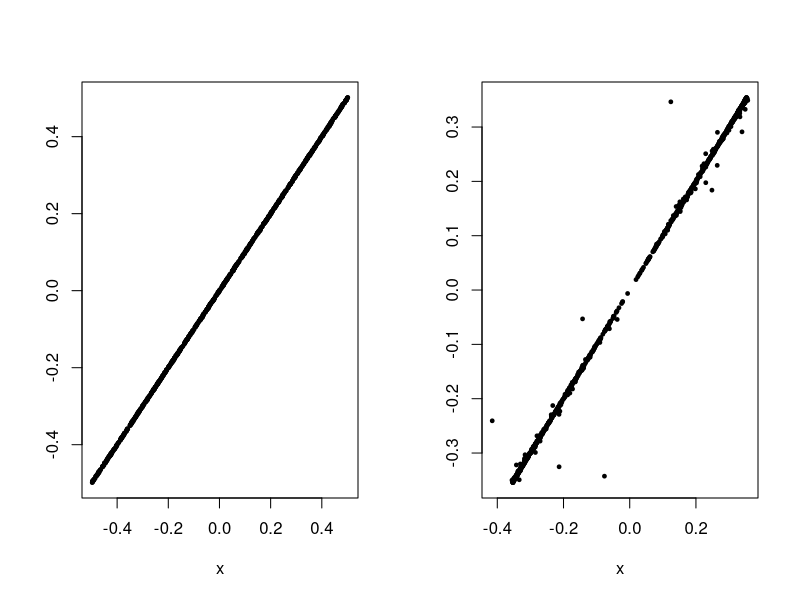

R code for this plot: (Note: this script raises an error after producing the figure.)
## PQDSim: Initial simulations of Projection quantile depth and comparisions with projection depth
## v4: Multivariate rank-based PCA simulations

## Functions
## function to generate from multivariate normal
my.mvrnorm = function(n, mu, Sigma){
  p = length(mu)
  # compute square root of covariance matrix
  eo=eigen(Sigma, symmetric=TRUE)
  sigma.sqrt=eo$vec%*%diag(eo$val^0.5)%*%t(eo$vec)
  
  # generate random normals from runif by box-muller transform
  rnorm.vec = sqrt(-2*log(runif(n*p)))*cos(2*pi*runif(n*p))
  
  # generate sample matrix
  sample.matrix = matrix(rep(mu, n), nrow=n, byrow=T) +
    matrix(rnorm.vec, nrow=n, ncol=p)%*%sigma.sqrt
  return(sample.matrix)
}

ones = function(m,n){
  matrix(1, nrow=m, ncol=n)
}

## function to calculate weighted projection quantile depth
EPQD1 = function(X, grid, nu=1e3){
  
  p = ncol(X)
  b = apply(X, 2, median)
  X0 = X - ones(nrow(X),1) %*% b
  grid0 = grid - ones(nrow(grid),1) %*% b
  
  ## get matrix of weighted PQDs for all points
  npt = dim(grid)[1]
  Fuxu.mat = matrix(0, nrow=npt, ncol=nu)
  
  # loop over nu pts on unit circle then take max
  for(iu in 1:nu){
    u = as.matrix(rnorm(p)); u = u/sqrt(sum(u^2))
    uecdf = ecdf(X0%*%u)
    Fuxu.mat[,iu] = uecdf(grid0%*%u)
  }
  EPQD.vec = 1/(1+apply(abs(Fuxu.mat-.5), 1, max))
  
  return(cbind(grid,EPQD.vec))
  
}

wEPQD1 = function(X, grid, sig, nu=1e3){
  
  p = ncol(X)
  b = apply(X, 2, median)
  X0 = X - ones(nrow(X),1) %*% b
  grid0 = grid - ones(nrow(grid),1) %*% b
  
  ## get matrix of weighted PQDs for all points
  npt = dim(grid)[1]
  Fuxu.mat = matrix(0, nrow=npt, ncol=nu)
  
  # loop over nu pts on unit circle then take max
  for(iu in 1:nu){
    u = as.matrix(rnorm(p)); u = u/sqrt(sum(u^2))
    I.minus.Pu = diag(p) - u%*%t(u)
    
    Xuperp = X0 %*% I.minus.Pu
    scaled.perp = sqrt(Xuperp^2 %*% ones(ncol(X),1))
    #w = ifelse(scaled.perp>sig, 0, 1)
    #w = sig*exp(-scaled.perp/sig)
    w = dnorm(scaled.perp, sd=sig)
    #w = dcauchy(Xuperp, scale=sig)
    uecdf = ecdf(w * (X0%*%u))
    
    gridperp = grid0 %*% I.minus.Pu
    scaled.gridperp = sqrt(gridperp^2 %*% ones(ncol(X),1))
    #wu = ifelse(scaled.gridperp>sig, 0, 1)
    #wu = sig*exp(-scaled.gridperp/sig)
    wu = dnorm(scaled.gridperp, sd=sig)
    #wu = dcauchy(sqrt(apply(xygrid^2,1,sum) - xygrid.u^2), scale=sig)
    Fuxu.mat[,iu] = uecdf(wu * (grid0%*%u))
  }
  EPQD.vec = 1/(1+apply(abs(Fuxu.mat-.5), 1, max))
  
  return(cbind(grid,EPQD.vec))
  
}

pcarank = function(X, ...){
  X = as.matrix(X)
  d1 = EPQD1(X, X)
  X1 = X
  for(i in 1:nrow(X1)){
    X1[i,] = X1[i,]/sqrt(sum(X1[i,]^2))
  }
  Xrank = X1 * (1/d1[,3]-1)
  princomp(Xrank, ...)
}

pcarank1D = function(X, ...){
  X1 = apply(X,2,rank)
  princomp(X1, ...)
}

## Empirically calculate PQD with grid search
# Bivariate normal mixture
n = 1e3
set.seed(120214)
# x = rnorm(n)
# X = cbind(x, 2*x)
# X = scale(X, scale=F)
sig = matrix(c(1,.1,.1,1), nrow=2)
X = my.mvrnorm(n, mu=c(0,0), Sig=sig)

x = runif(n)
X = cbind(x, x+rnorm(n, sd=.001))
X = scale(X, scale=F)

# PCA before contamination
(p.pure <- princomp(X)); p.pure$loadings

d1 = wEPQD1(X, X, sig=1)
X1 = X
for(i in 1:nrow(X1)){
  X1[i,] = X1[i,]/sqrt(sum(X1[i,]^2))
}
Xrank = X1 * (1/d1[,3]-1)
(p.rank = princomp(Xrank)); p.rank$loadings

par(mfrow=c(1,2))
plot(X, pch=19, cex=.5)
plot(Xrank, pch=19, cex=.5)
par(mfrow=c(1,1))

# after contamination
pure = 600
X[(pure+1):n,] = X[(pure+1):n,] +
  matrix(sample(c(10:120, -120:-10), (n-pure)*2, replace=T), ncol=2)
(p.impure <- princomp(X)); p.impure$loadings

d1 = EPQD1(X, X)
X1 = X
for(i in 1:nrow(X1)){
  X1[i,] = X1[i,]/sqrt(sum(X1[i,]^2))
}
Xrank = X1 * (1/d1[,3]-1)
(p.rank = princomp(Xrank)); p.rank$loadings

## data example
data("heptathlon", package = "HSAUR")
hep1 = as.matrix(heptathlon[,-8])
(ph = princomp(hep1, center=T, scale=F)); ph$loadings

(ph.rank = pcarank(hep1, scale=F)); ph.rank$loadings

(ph.rank1D = pcarank1D(hep1, scale=F)); ph.rank1D$loadings

require(rrcov)
ph1 = PcaHubert(heptathlon[,-8])
ph1@loadings

# compare with robust pca
require(rrcov)
p2 = PcaHubert(hbk)
p2@loadings

p2.rank = pcarank(hbk)
p2.rank$loadings
p2.rank$sdev

hbk1 = hbk[-(1:14),-4]
p21 = PcaHubert(hbk1)
p21@loadings

p21.rank = pcarank(hbk1)
p21.rank$loadings
p21.rank$sdev

p21.pc = princomp(hbk1)
p21.pc$loadings
